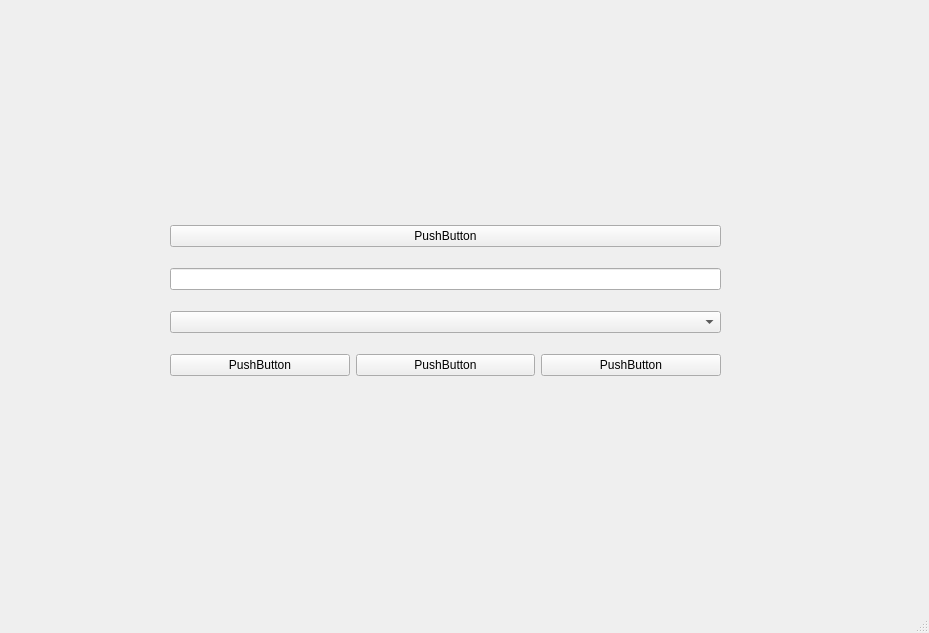
<?xml version="1.0" encoding="UTF-8"?>
<ui version="4.0">
 <class>MainWindow</class>
 <widget class="QMainWindow" name="MainWindow">
  <property name="geometry">
   <rect>
    <x>0</x>
    <y>0</y>
    <width>929</width>
    <height>633</height>
   </rect>
  </property>
  <property name="windowTitle">
   <string>MainWindow</string>
  </property>
  <widget class="QWidget" name="centralwidget">
   <widget class="QWidget" name="verticalLayoutWidget">
    <property name="geometry">
     <rect>
      <x>170</x>
      <y>210</y>
      <width>551</width>
      <height>181</height>
     </rect>
    </property>
    <layout class="QVBoxLayout" name="verticalLayout">
     <item>
      <widget class="QPushButton" name="pushButton_4">
       <property name="text">
        <string>PushButton</string>
       </property>
      </widget>
     </item>
     <item>
      <widget class="QLineEdit" name="lineEdit"/>
     </item>
     <item>
      <widget class="QComboBox" name="comboBox"/>
     </item>
     <item>
      <layout class="QHBoxLayout" name="horizontalLayout">
       <item>
        <widget class="QPushButton" name="pushButton_3">
         <property name="text">
          <string>PushButton</string>
         </property>
        </widget>
       </item>
       <item>
        <widget class="QPushButton" name="pushButton_2">
         <property name="text">
          <string>PushButton</string>
         </property>
        </widget>
       </item>
       <item>
        <widget class="QPushButton" name="pushButton">
         <property name="text">
          <string>PushButton</string>
         </property>
        </widget>
       </item>
      </layout>
     </item>
    </layout>
   </widget>
  </widget>
  <widget class="QMenuBar" name="menubar">
   <property name="geometry">
    <rect>
     <x>0</x>
     <y>0</y>
     <width>929</width>
     <height>26</height>
    </rect>
   </property>
  </widget>
  <widget class="QStatusBar" name="statusbar"/>
 </widget>
 <resources/>
 <connections/>
</ui>
